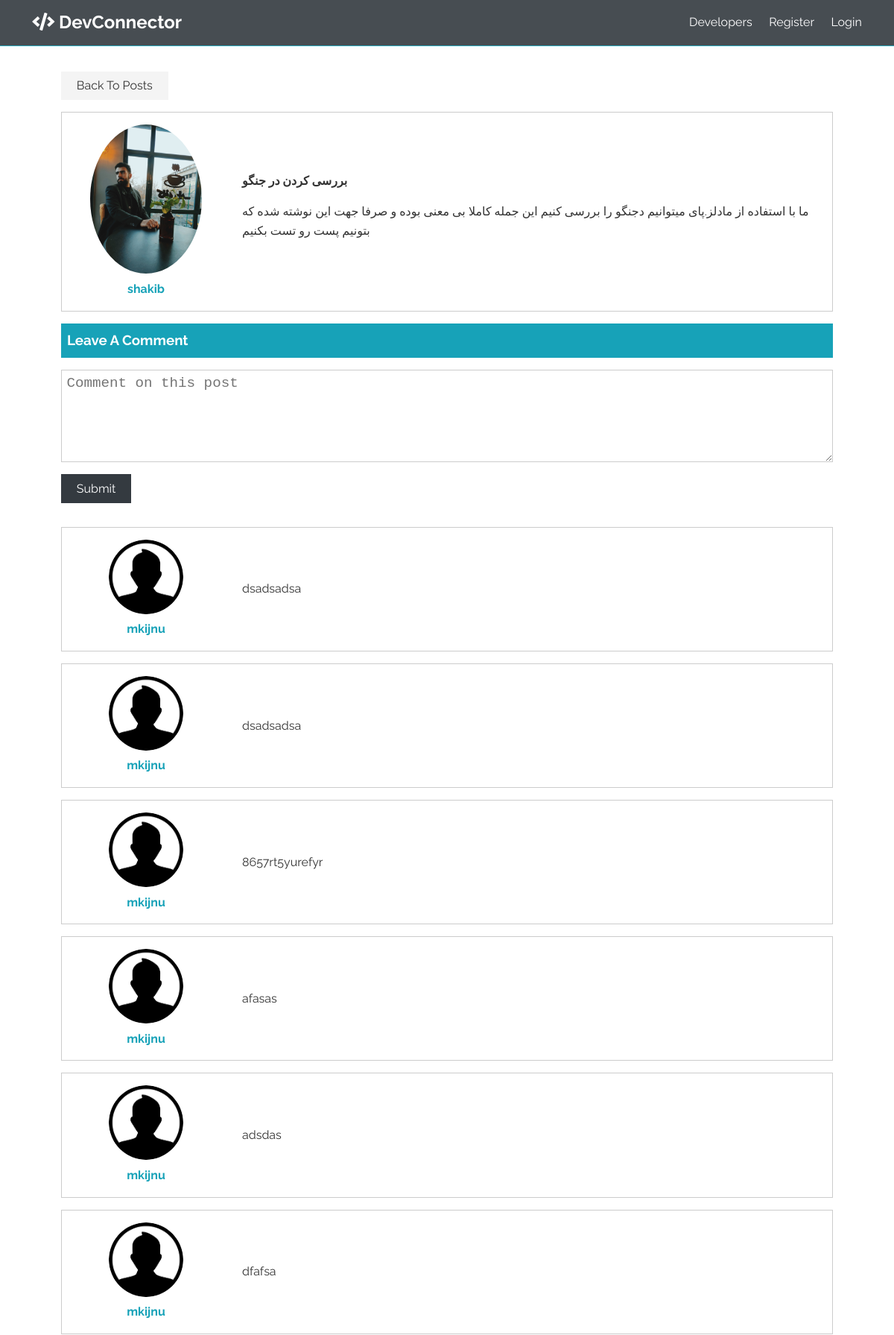
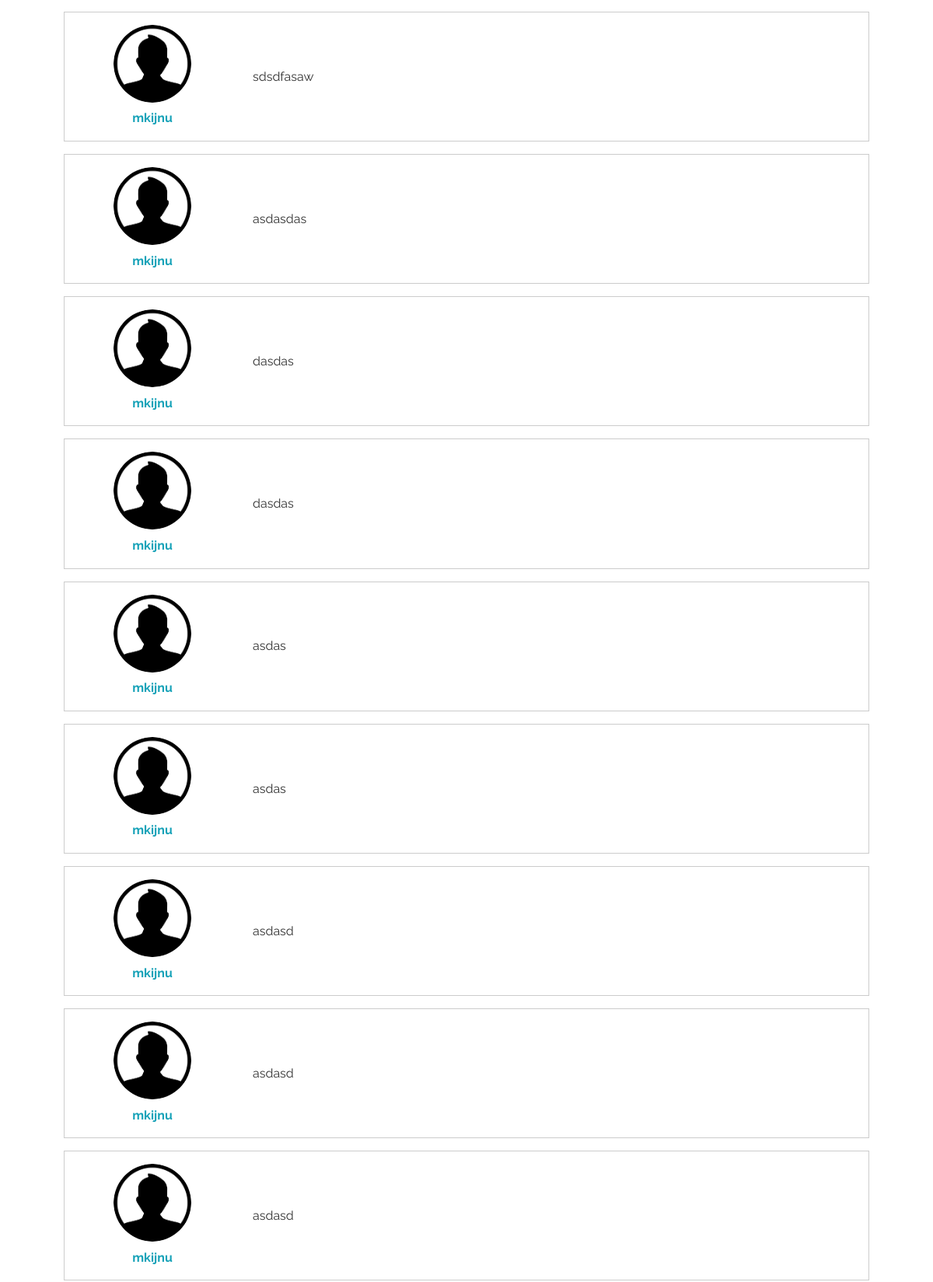
/post/django (upper part), run on the app's committed database (2 pictures, top to bottom).
### blog/models.py (models this page shows, shortened)
class Posts(models.Model):
    author = models.ForeignKey(Userprofile, on_delete=models.CASCADE)
    title = models.CharField(max_length=50)
    slug = models.SlugField(max_length = 300 , blank = True)
    body = models.TextField()
    created_at = models.DateTimeField(auto_now_add=True)
    updated_at = models.DateTimeField(auto_now=True)
    like = models.ManyToManyField(Userprofile, related_name= 'post_like' , null= True, blank = True)
    dislike = models.ManyToManyField(Userprofile, related_name= 'post_dislike', null = True, blank = True)

class Comments(models.Model):
    author = models.ForeignKey(Userprofile, on_delete=models.CASCADE)
    post = models.ForeignKey(Posts, on_delete=models.CASCADE)
    body = models.TextField()
    created_at = models.DateTimeField(auto_now = True)
    is_validate = models.BooleanField(default = False)

### accounts/models.py (models this page shows)
class Userprofile(models.Model):
    bio = models.CharField(max_length=50)
    user = models.OneToOneField(User, on_delete=models.CASCADE)
    picture = models.ImageField(upload_to='profile_picture', default= 'default_profile_picture.png')
    def get_absolute_url(self):
        return reverse("profile", kwargs={"pk" : self.pk})

### blog/views.py (the view, shortened to what this page needs)
# urls.py: path('post/<slug:slug>', views.post, name = 'post'),
def post (requets, slug):
    p = get_object_or_404(Posts, slug=slug)
    if requets.method == 'GET':
        return render(requets, 'blog/post.html', {'p': p})

### blog/templates/blog/post.html (shortened to what this page needs)
{% extends "base.html" %}
{% load static %}
    {% block content %}
    <section class="container">
      <a href= {% url "posts" %} class="btn">Back To Posts</a>
      <div class="post bg-white p-1 my-1">
        <div>
          <a href="{{ p.author.get_absolute_url }}">
            <img
              class="round-img"
              src="{{ p.author.picture.url }}"
              alt=""
            />
            <h4>{{ p.author.user.username }}</h4>
          </a>
        </div>
        <div>
          <h4> {{ p.title }} </h4>
          <p class="my-1">
            {{ p.body }}
          </p>
        </div>
      </div>
      <div class="post-form">
        <div class="post-form-header bg-primary">
          <h3>Leave A Comment</h3>
        </div>
        <form method = 'POST' action = "" class="form my-1">
          <textarea
            name="body"
            cols="30"
            rows="5"
            placeholder="Comment on this post"
          ></textarea>
          <input type="submit" class="btn btn-dark my-1" value="Submit" />
        </form>
      </div>
      {% for comment in p.comments_set.all %}
      <div class="posts">
        <div class="post bg-white p-1 my-1">
          <div>
            <a href= {{ comment.author.get_absolute_url }}>
              <img
                class="round-img"
                style="width: 100px; height: 100px;"
                src= {{ comment.author.picture.url }}
                alt=""
              />
              <h4>{{ comment.author.user.username }}</h4>
            </a>
          </div>
          <div>
            <p class="my-1">
              {{ comment.body }}
            </p>
          </div>
        </div>
      </div>
      {% endfor %}
    </section>
{% endblock content %}

### data on the page
Posts: author.picture (picture), author.user.username "shakib", title "بررسی کردن در جنگو", body "ما با استفاده از مادلز.پای میتوانیم دجنگو را بررسی کنیم این جمله کاملا بی معنی بوده و صرفا جهت این نوشته شده که بتونیم پست رو تست بکنیم"
Comments: author.picture (placeholder picture), author.user.username "mkijnu", body "dsadsadsa"
Comments: author.picture (placeholder picture), author.user.username "mkijnu", body "dsadsadsa"
Comments: author.picture (placeholder picture), author.user.username "mkijnu", body "8657rt5yurefyr"
Comments: author.picture (placeholder picture), author.user.username "mkijnu", body "afasas"
Comments: author.picture (placeholder picture), author.user.username "mkijnu", body "adsdas"
Comments: author.picture (placeholder picture), author.user.username "mkijnu", body "dfafsa"
Comments: author.picture (placeholder picture), author.user.username "mkijnu", body "sdsdfasaw"
Comments: author.picture (placeholder picture), author.user.username "mkijnu", body "asdasdas"
Comments: author.picture (placeholder picture), author.user.username "mkijnu", body "dasdas"
Comments: author.picture (placeholder picture), author.user.username "mkijnu", body "dasdas"
Comments: author.picture (placeholder picture), author.user.username "mkijnu", body "asdas"
Comments: author.picture (placeholder picture), author.user.username "mkijnu", body "asdas"
Comments: author.picture (placeholder picture), author.user.username "mkijnu", body "asdasd"
Comments: author.picture (placeholder picture), author.user.username "mkijnu", body "asdasd"
Comments: author.picture (placeholder picture), author.user.username "mkijnu", body "asdasd"
